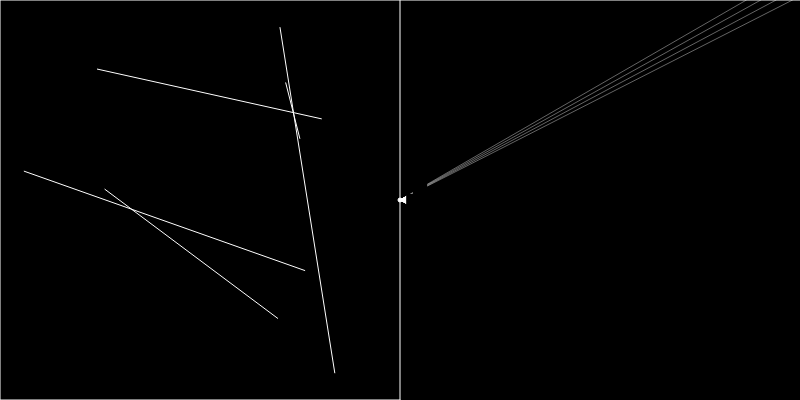
Frame 1 (no input)
Frame 60 (no input): identical to frame 1, image omitted
Frame 120 (the mouse pressed at the canvas centre since frame 60): identical to frame 1, image omitted

The p5.js sketch that drew this single still picture (run headless with seeded random() and noise() and a simulated clock; from frame 60 on, the mouse is pressed at the canvas centre):

// p5.js sketch
// ── sketch.js
//壁を定義
let walls = [];
//光線を定義
//位置と方向を持つ
let ray;
let particle;
let xoff = 0;
let yoff = 10000;

const sceneW = 400;
const sceneH = 400;
let sliderFOV;
const scene = [];

function setup() {
    createCanvas(800,400);
    //壁となる境界線を複数生成
    for (let i = 0; i < 5; i++){
        let x1 = random(sceneW);
        let x2 = random(sceneW);
        let y1 = random(sceneH);
        let y2 = random(sceneH);
        walls[i] = new Boundary(x1, x2, y1, y2);
    }
    //生成したキャンバス要素の枠全てにboundaryを生成
    walls.push(new Boundary(0, 0, width, 0));
    walls.push(new Boundary(sceneW, 0, sceneW, sceneH));
    walls.push(new Boundary(sceneW, sceneH, 0, sceneH));
    walls.push(new Boundary(0, sceneH, 0, 0));
    //particleを生成
    particle = new Particle();
    sliderFOV = createSlider(0, 360, 45);
    sliderFOV.input(changeFOV);
}

function changeFOV() {
    const fov = sliderFOV.value();
    particle.updateFOV(fov);
}
function draw() {

    if (keyIsDown(LEFT_ARROW)) {
        particle.rotate(-0.1);
    } else if (keyIsDown(RIGHT_ARROW)) {
        particle.rotate(0.1);
    } else if (keyIsDown(UP_ARROW)) {
        particle.move(2);
    } else if (keyIsDown(DOWN_ARROW)) {
        particle.move(-2);
    }

    background(0);
    //壁が複数生成されているため、全てを表示する
    for (let wall of walls){
        wall.show();
    }
    //マウスは動的に動き続けるため、1回の描画毎に座標を求め直す
    // particle.update(mouseX, mouseY);
    // particle.update(noise(xoff) * sceneW, noise(yoff) * sceneH);
    //座標が求め直されたら表示する
    particle.show();
    // xoff += 0.01;
    // yoff += 0,01;

    //光と壁との距離を取得
    const scene = particle.look(walls);
    //sceneW(初期値400)/光線が壁と交わっている数分(sceneは交点が存在しないと生成されない)
    const w = sceneW / scene.length;
    push();
    translate(sceneW, 0);
    //3dの影描写を縦割りの長方形で表す
    //光線が壁と交わっている分の長方形を生成
    for (let i = 0; i < scene.length; i++) {
        noStroke();
        const sq = scene[i] * scene[i];
        const wSq = sceneW * sceneW;
        const b = map(sq, 0, wSq, 255, 0);
        const h = map(scene[i], 0, sceneW, sceneH, 0);
        fill(b);
        rectMode(CENTER);
        rect(i * w + w / 2, sceneH / 2, w + 1, h);
    }
    pop();
}
// ── boundary.js
//境界線を生成するクラス
class Boundary {
    constructor(x1,y1,x2,y2) {
        //２点(a,b)とする境界線を生成
        //aとbはそれぞれのx,yを取得する(x1,y1,x2,y2)
        this.a = createVector(x1,y1);
        this.b = createVector(x2,y2);
    }

    show() {
        stroke(255);
        line(this.a.x, this.a.y, this.b.x, this.b.y);
    }
}
// ── particle.js
class Particle {
    constructor() {
        this.fov = 45;
        this.pos = createVector(width / 2, height / 2);
        this.rays = [];
        this.heading = 0;
        this.offset = 0;
        for ( let a = -30; a < 30; a += 1) {
            this.rays.push(new Ray(this.pos, radians(a)));
        }
    }

    updateFOV(fov) {
        this.fov = fov;
        this.rays = [];
        for (let a = -this.fov / 2; a < this.fov / 2; a += 1) {
            this.rays.push(new Ray(this.pos, radians(a)));
        }
    }

    rotate(angle) {
        this.heading += angle;
        let index = 0;
        for (let a = -this.fov / 2; a < this.fov / 2; a += 1) {
            this.rays[index].setAngle(radians(a) + this.heading);
            index++;
        }
    }

    move(amt) {
        const vel = p5.Vector.fromAngle(this.heading);
        vel.setMag(amt);
        this.pos.add(vel);
    }

    update(x,y) {
        this.pos.set(x, y);
    }

    //光が壁を指す時
    look(walls) {
        const scene = [];
        //光線は多数出ているため、各光線毎に数値を求める
        for (let i = 0; i < this.rays.length; i++) {
            //複数個ある中の1つの光線を取得
            const ray = this.rays[i];
            //最も近い交点を取得する変数(初期値NULL)
            let closest = null;
            //その点までの距離を記録する変数(初期値無限)
            let record = Infinity;
            //壁が複数個生成されているため、1つずつ計算
            for (let wall of walls) {
                //光線1つあたりに対する壁との交点を取得
                const pt = ray.cast(wall);
                //交点が存在する時のみ実行
                if (pt) {
                    //光と交点との距離を取得
                    const d = p5.Vector.dist(this.pos, pt);
                    //光と交点との距離は、必ずrecordより小さくなるため
                    if (d < record) {
                    //必然的にrecordには取得した光と交点との距離が代入され、
                        record = d;
                    //一番近い交点は、必然的に取得したptとなる
                        closest = pt;
                    }
                }
            }
            //一番近い交点が取得できた場合(ptが存在する場合)に、光から光線を出すための座標を取得
            if (closest) {
                stroke(255, 100);
                line(this.pos.x, this.pos.y, closest.x, closest.y);
            }
            //光と交点との距離を記録するため、配列に格納
            scene[i] = record;
        }
        return scene;
    }

    show() {
        fill(255);
        ellipse(this.pos.x, this.pos.y, 4);
        for (let ray of this.rays) {
            ray.show();
        }
    }
}
// ── ray.js
//光線を生成するクラス
class Ray {
    constructor(pos, angle) {
        //スタートの位置
        this.pos = pos;
        //方向
        this.dir = p5.Vector.fromAngle(angle);
    }

    setAngle(angle) {
        this.dir = p5.Vector.fromAngle(angle);
    }

    lookAt(x, y) {
        this.dir.x = x - this.pos.x;
        this.dir.y = y - this.pos.y;
        //正規化
        this.dir.normalize();
    }
    //描画処理
    //方向を表すための短い境界線を描画する
    show() {
        stroke(255);
        push();
        translate(this.pos.x, this.pos.y);
        line(0, 0, this.dir.x*10, this.dir.y*10);
        pop();
    }
    //rayとboundaryの交点を取得
    //交点が存在するorしない・存在するのであれば、その座標を返す
    cast(wall) {
        //現在の境界線のa点(x,y)、b点(x,y)を取得
        const x1 = wall.a.x;
        const y1 = wall.a.y;
        const x2 = wall.b.x;
        const y2 = wall.b.y;
        //現在の光線のa点(x,y)、b点(x,y)を取得
        const x3 = this.pos.x;
        const y3 = this.pos.y;
        const x4 = this.pos.x + this.dir.x;
        const y4 = this.pos.y + this.dir.y;

        //交点を求める際の分母
        const den = (x1 - x2) * (y3 - y4) - (y1 - y2) * (x3 -  x4);
        //位置を計算して、分母が0の場合は処理を終了
        if (den == 0) {
            return;
        }

        const t = ((x1 - x3) * (y3 - y4) - (y1 - y3) * (x3 - x4)) / den;
        const u = -((x1 - x2) * (y1 - y3) - (y1 - y2) * (x1 - x3)) / den;

        if (t > 0 && t < 1 && u > 0) {
            const pt = createVector();
            pt.x = x1 + t * (x2 - x1);
            pt.y = y1 + t * (y2 - y1);
            return pt;
        }else{
            return;
        }
    }
}
